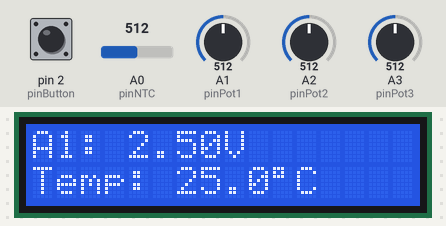
The sketch below on a simulated Arduino Uno, built with avr-gcc and run on an emulated ATmega328P. Parts: 16×2 character LCD. The test bench sets the inputs (shaded band); at power-on: pin 2 (pinButton) HIGH, A0 (pinNTC) = 512, A2 (pinPot2) = 512, A1 (pinPot1) = 512, A3 (pinPot3) = 512. The local clock reads 2024-03-15 10:24:30 at power-on unless the sketch sets it; EEPROM starts erased; what the sketch prints to the serial monitor is not drawn.

Above: at 1.2 s.
1.3 s: pin 2 (pinButton) pulled LOW for 0.15 s
At 1.9 s:
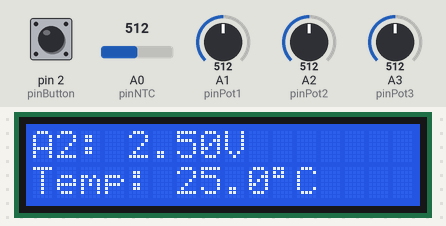
2.9 s: A0 (pinNTC) set to 716
At 4.0 s:
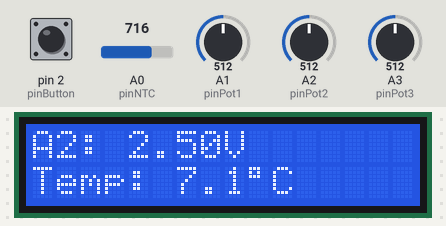
4.4 s: A2 (pinPot2) set to 716
At 5.2 s:
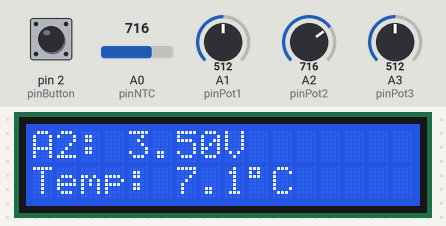
5.9 s: pin 2 (pinButton) pulled LOW for 1 s
At 6.2 s:
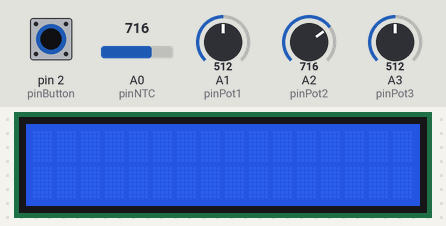
8.4 s: pin 2 (pinButton) pulled LOW for 0.15 s
At 9.7 s:
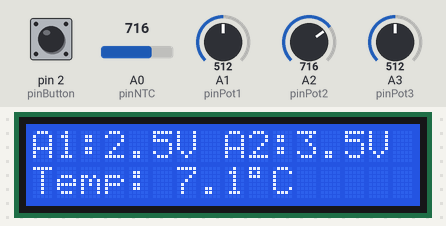
10.0 s: pin 2 (pinButton) pulled LOW for 1 s
At 12.3 s:
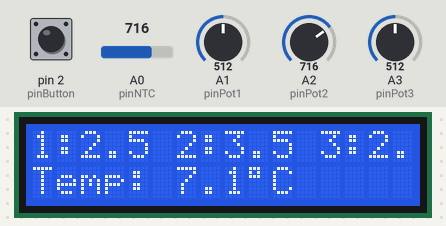
Timing chart, 0 to 13.5 s (numbered marks = the images above; inputs shaded):
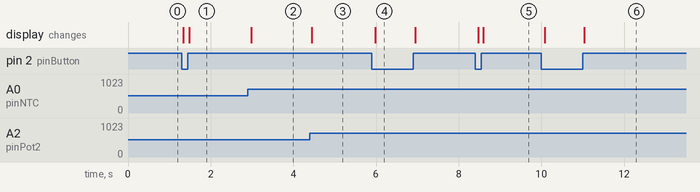

Measured:
- after the input at 1.3 s, the display: first changes at once (image 1 shows a later state)
- after the input at 2.9 s, the display: changes after 0.08 s (image 2)
- after the input at 4.4 s, the display: changes after 0.05 s (image 3)
- after the input at 5.9 s, the display: changes after 0.08 s (image 4)
- after the input at 8.4 s, the display: first changes after 0.07 s (image 5 shows a later state)
- after the input at 10.0 s, the display: first changes after 0.09 s (image 6 shows a later state)

The sketch:

Data-Logger-RTC.ino
```cpp
#include <Wire.h>
#include <LiquidCrystal_I2C.h>
#include <RTClib.h>
#include <EEPROM.h>

LiquidCrystal_I2C lcd(0x27, 16, 2);
RTC_DS1307 rtc;

const int pinNTC = A0;
const int pinPot1 = A1;
const int pinPot2 = A2;
const int pinPot3 = A3;
const int pinButton = 2;

const float BETA = 3950;
int displayMode = 0;

int eepromAddress = 0;

struct LogRecord {
  uint8_t hour;
  uint8_t minute;
  uint8_t second;
  float voltage1;
  float voltage2;
  float voltage3;
};

void setup() {
  Serial.begin(9600);
  pinMode(pinButton, INPUT_PULLUP);

  lcd.init();
  lcd.backlight();

  if (!rtc.begin()) {
    while (1);
  }
  if (!rtc.isrunning()) {
    rtc.adjust(DateTime(F(__DATE__), F(__TIME__)));
  }

  lcd.clear();
}

void loop() {
  // Reading and calculating signals to voltage
  float v1 = (analogRead(pinPot1) / 1023.0) * 5.0;
  float v2 = (analogRead(pinPot2) / 1023.0) * 5.0;
  float v3 = (analogRead(pinPot3) / 1023.0) * 5.0;

  int rawNTC = analogRead(pinNTC);
  float tempC = 25.0;
  if (rawNTC > 0 && rawNTC < 1023) {
    tempC = 1.0 / (log(1.0 / (1023.0 / rawNTC - 1.0)) / BETA + 1.0 / 298.15) - 273.15;
  }

  // Transimissing Data to Serial Plotter
  Serial.print(v1, 2);
  Serial.print(" ");
  Serial.print(v2, 2);
  Serial.print(" ");
  Serial.print(v3, 2);
  Serial.print(" ");
  Serial.println(tempC, 1);

  if (digitalRead(pinButton) == LOW) {
    delay(20);

    if (digitalRead(pinButton) == LOW) {
      displayMode = (displayMode + 1) % 5;

      lcd.clear();

      Serial.flush();

      saveMeasurementsToEEPROM(v1, v2, v3);

      while (digitalRead(pinButton) == LOW) {
        delay(10);
      }
    }
  }

  updateDisplay(v1, v2, v3, tempC);

  delay(40);
}

void updateDisplay(float v1, float v2, float v3, float temp) {
  lcd.setCursor(0, 1);
  lcd.print("Temp: ");
  lcd.print(temp, 1);
  lcd.print("\xDF""C        ");

  lcd.setCursor(0, 0);
  switch (displayMode) {
    case 0:
      lcd.print("A1: "); lcd.print(v1, 2); lcd.print("V        ");
      break;
    case 1:
      lcd.print("A2: "); lcd.print(v2, 2); lcd.print("V        ");
      break;
    case 2:
      lcd.print("A3: "); lcd.print(v3, 2); lcd.print("V        ");
      break;
    case 3:
      lcd.print("A1:"); lcd.print(v1, 1); lcd.print("V A2:"); lcd.print(v2, 1); lcd.print("V");
      break;
    case 4:
      lcd.print("1:"); lcd.print(v1, 1);
      lcd.print(" 2:"); lcd.print(v2, 1);
      lcd.print(" 3:"); lcd.print(v3, 1);
      break;
  }
}

void saveMeasurementsToEEPROM(float v1, float v2, float v3) {
  DateTime now = rtc.now();

  LogRecord currentLog = {
    now.hour(),
    now.minute(),
    now.second(),
    v1,
    v2,
    v3
  };

  EEPROM.put(eepromAddress, currentLog);
  eepromAddress += sizeof(LogRecord);

  if (eepromAddress >= (EEPROM.length() - sizeof(LogRecord))) {
    eepromAddress = 0;
  }
}
```
